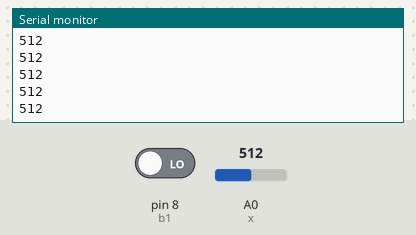
A sketch run on a simulated Arduino Uno, built with avr-gcc and run on an emulated ATmega328P. Shown: the last lines printed to the serial monitor. The inputs (shaded band) are chosen by the test bench; at power-on: A0 (x) = 512, pin 8 (b1) LOW.

Above: at 1.2 s.
1.3 s: A0 (x) set to 716
At 2.3 s:
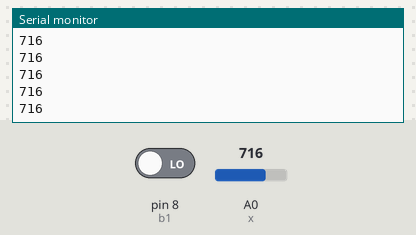
2.8 s: pin 8 (b1) driven HIGH
At 4.2 s:
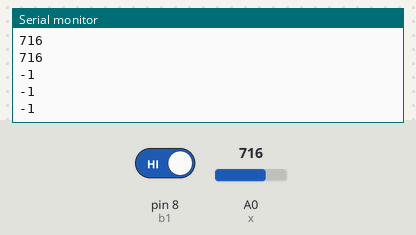
4.3 s: pin 8 (b1) driven LOW
5.8 s: A0 (x) set to 900
At 6.9 s:
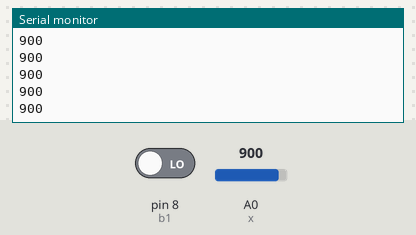
Timing chart, 0 to 8.3 s (numbered marks = the images above; inputs shaded):
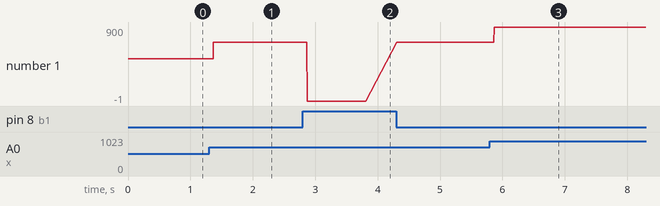

The sketch:

pot_read.ino
```cpp
#define x A0
int b1 = 8;

void setup(){
  pinMode(x, INPUT);
  pinMode(b1, INPUT);
  Serial.begin(9600);
}

void loop(){
  if (digitalRead(b1)==HIGH){
    Serial.println(-1);
    delay(500);
  } else {
    Serial.println(analogRead(x));
  }

}
```

Measured:
- after the input at 1.3 s, the serial monitor: prints a new line after 0.07 s (image 1)
- after the input at 2.8 s, the serial monitor: prints a new line after 0.07 s (image 2)
- after the input at 5.8 s, the serial monitor: prints a new line after 0.07 s (image 3)
- plotted number 1: 512 → 716 after the input at 1.3 s, 716 → -1 after the input at 2.8 s, 716 → 900 after the input at 5.8 s
